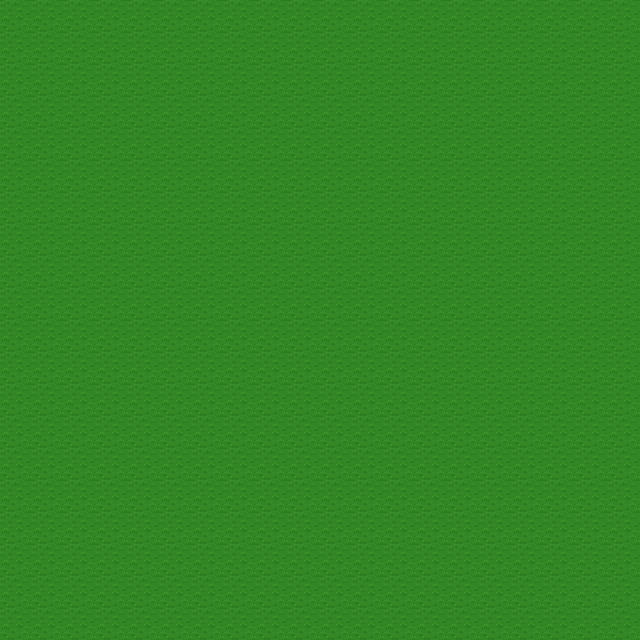

A 2D game scene composited from a Tiled map and its tileset images. What follows is a short description and the map's XML, with each tile layer's data collapsed to a summary:
An orthogonal 40x40 tile map with 16x16 px tiles, 3 tile layers (ground, wall, tree).

<map version="1.10" tiledversion="1.10.2" orientation="orthogonal" renderorder="right-down" width="40" height="40" tilewidth="16" tileheight="16" infinite="0" nextlayerid="4" nextobjectid="1">
 <tileset firstgid="1" source="grasslv3.tsx" />
 <layer id="1" name="ground" width="40" height="40">
  <properties>
   <property name="unity:SortingLayer" value="Ground" />
   <property name="unity:layer" value="Ground" />
  </properties>
  <data>[1600 cells, 1600 non-empty, 4 distinct tile ids]</data>
 </layer>
 <layer id="2" name="wall" width="40" height="40">
  <properties>
   <property name="unity:ignore" value="Visual" />
   <property name="unity:layer" value="Obstacles" />
  </properties>
  <data>[1600 cells, 0 non-empty, 0 distinct tile ids]</data>
 </layer>
 <layer id="3" name="tree" width="40" height="40">
  <properties>
   <property name="unity:SortingLayer" value="Foreground" />
   <property name="unity:layer" value="Obstacles" />
  </properties>
  <data>[1600 cells, 0 non-empty, 0 distinct tile ids]</data>
 </layer>
</map>
